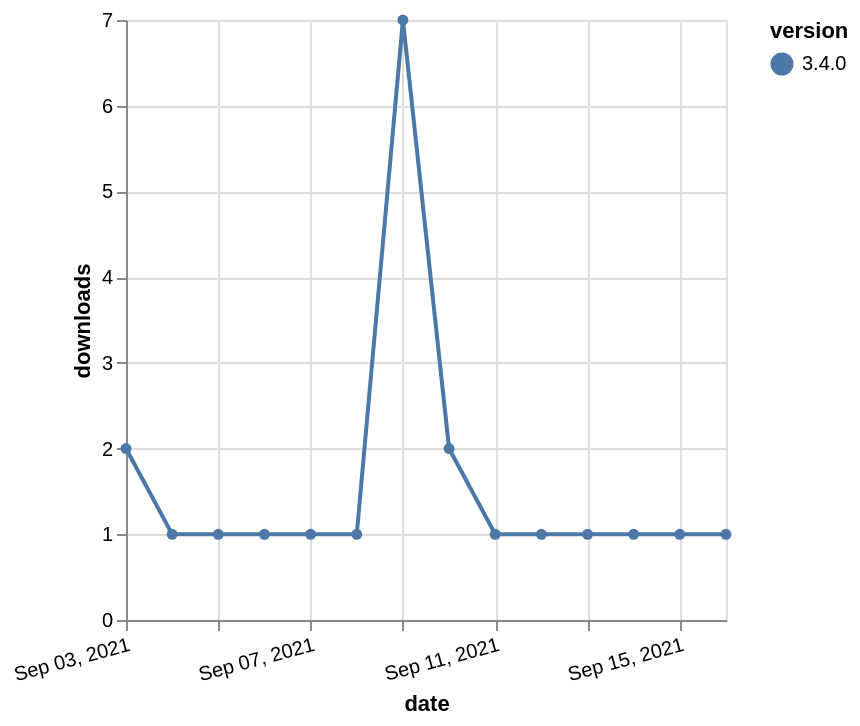

Specify this chart in Vega-Lite:
### Vega-Lite specification from a JSON file in a GitHub repository (floating-point values rounded to 4 significant figures)
{"$schema": "https://vega.github.io/schema/vega-lite/v5.json", "description": "A simple bar chart with embedded data.", "data": {"values": [{"date": "2021-09-03", "total": 491, "delta": 2, "version": "3.4.0"}, {"date": "2021-09-04", "total": 492, "delta": 1, "version": "3.4.0"}, {"date": "2021-09-05", "total": 493, "delta": 1, "version": "3.4.0"}, {"date": "2021-09-06", "total": 494, "delta": 1, "version": "3.4.0"}, {"date": "2021-09-07", "total": 495, "delta": 1, "version": "3.4.0"}, {"date": "2021-09-08", "total": 496, "delta": 1, "version": "3.4.0"}, {"date": "2021-09-09", "total": 503, "delta": 7, "version": "3.4.0"}, {"date": "2021-09-10", "total": 505, "delta": 2, "version": "3.4.0"}, {"date": "2021-09-11", "total": 506, "delta": 1, "version": "3.4.0"}, {"date": "2021-09-12", "total": 507, "delta": 1, "version": "3.4.0"}, {"date": "2021-09-13", "total": 508, "delta": 1, "version": "3.4.0"}, {"date": "2021-09-14", "total": 509, "delta": 1, "version": "3.4.0"}, {"date": "2021-09-15", "total": 510, "delta": 1, "version": "3.4.0"}, {"date": "2021-09-16", "total": 511, "delta": 1, "version": "3.4.0"}]}, "width": "container", "mark": {"type": "line", "point": {"filled": true}}, "encoding": {"x": {"field": "date", "type": "temporal", "timeUnit": "yearmonthdate", "title": "date", "axis": {"labelAngle": -15}}, "y": {"field": "delta", "type": "quantitative", "title": "downloads"}, "color": {"field": "version", "type": "nominal"}, "tooltip": {"field": "delta"}}}
